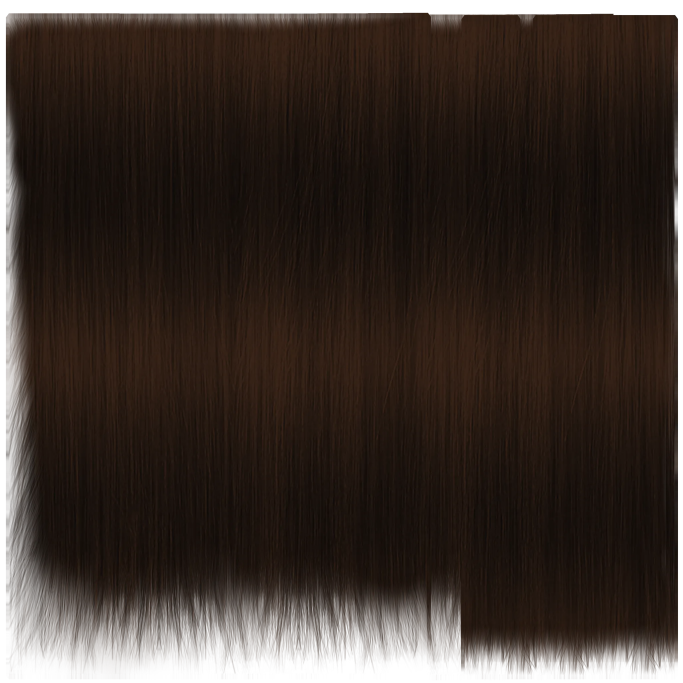
#> input picture frontend/lab/hair/tex/AuburnHair.webp, 2048 x 2048 px (shown at 1/3 size); its folder holds only this picture in this run
$ python fix_hair_contrast.py
#> lines starting #> are read from the running program, lines starting #| are printed output that depends on the picture; after the words box and inside, x2 and y2 are one past the last pixel; in counts of white or black regions, pixels touching at a corner belong together
#!/usr/bin/env python3
"""
헤어 텍스처 교정 — 밝기는 낮추고 **상대 대비는 따로 올린다**.

문제
  GoldenBlondHair 는 평균 휘도 155 에 std 4.9 → 상대 대비 3.2%.
  밝은 바탕에서 ±5 는 눈이 못 읽어서 수영모처럼 보인다.
  같은 정도의 ±6.5 라도 어두운 흑발(평균 23)에서는 28% 가 되어 또렷한 가닥이 된다.

  ⚠ 밝기만 낮추면 rel = std/mean 은 안 변한다(스케일 불변).
    선형 공간의 곱셈도 마찬가지다. 그래서 평균과 대비를 **분리해서** 지정한다.

전제 — 다섯 텍스처는 하나의 아틀라스다
  GoldenBlond / Ginger / StrawberryBlond / Auburn 은 알파 채널이 **비트 단위로 동일**하고
  BlackHair 도 2048 로 줄이면 알파 corr 0.9998 이다. 전부 같은 원본의 리컬러다.
  → 리컬러마다 남아있는 가닥 신호를 평균내 공용 구조장 S 를 만들고,
    거기에 목표 평균·대비·색조를 새로 입힌다. 리컬러가 뭉갠 정보를 서로 메운다.

  BlackHair 는 hf/std 가 0.195 로 혼자 낮다(나머지 전부 0.34~0.36, 기준 텍스처도 0.341).
  2048 원본을 3600 으로 업스케일하면서 고주파가 날아간 것이다.
  자기 자신을 증폭하면 가닥이 아니라 얼룩이 커진다 → 얘도 공용 구조장에서 다시 만든다.

  **알파는 원본 그대로 복사한다. 가닥 실루엣이 거기 있다.**

노년층
  f60·f70 을 새까맣게 만들면 나이가 지워진다. 균일한 회색으로 만들면 지금과 같은
  저대비 수영모가 된다. 그래서 **흰 가닥을 섞는다(salt-and-pepper)**.
  어느 가닥이 세는지는 S(가닥 패턴)가 정하고, 어디에 몰려서 세는지는 저주파 난수장이 정한다.
  흰 가닥은 대비를 **올린다** — 나이 표현과 가독성이 같은 방향이다.

  python3 tools/fix_hair_contrast.py                 # 생성 + 자체 측정
  python3 tools/fix_hair_contrast.py --preview       # 비교 스트립도 같이
"""
import argparse
import json
import os

import numpy as np
from PIL import Image
from scipy.ndimage import gaussian_filter, uniform_filter

HERE = os.path.dirname(os.path.abspath(__file__))
ROOT = os.path.dirname(HERE)
TEX = os.path.join(ROOT, 'frontend', 'lab', 'hair', 'tex')
OUT = os.path.join(ROOT, 'scratchpad', 'clinic_lab', 'avatars', 'hair_fixed')
LUMA = np.array([0.2126, 0.7152, 0.0722])

# 공용 구조장의 재료. 알파가 비트 단위로 동일한 리컬러들 = 같은 아틀라스.
FAMILY = ['AuburnHair', 'StrawberryBlondHair', 'GingerHair', 'GoldenBlondHair']
# 알파·해상도 기준. BlackHair(3600) 도 이 알파로 2048 에서 다시 만든다.
ALPHA_SRC = 'AuburnHair'

# 기준 텍스처 Hairblackseamless2png 의 채널비(R/G/B = 25.0/22.7/21.1, 휘도 23.05).
# 한국인 흑갈색 = 거의 중성에 살짝 따뜻한 쪽.
KOREAN_TINT = np.array([1.085, 0.985, 0.915])
GREY_TINT = np.array([1.015, 1.000, 0.985])

# mean/rel 은 **흰 가닥을 섞기 전 어두운 바탕**의 목표.
# 기준(좋은 예) Hairblackseamless2png = 평균 23.0 / rel 28.4% / hf_rel 9.5%.
TARGETS = {
    # 게임이 고령 헤어를 x0.729(f60)·x0.619(f70) 로 **어둡게** 곱한다(회색이 아니라 곱셈이다).
    # 그 손실을 흰 가닥 비율로 미리 갚아둔다 — 블렌드를 줄이면 이 값도 같이 낮춰야 한다.
    'GoldenBlondHair':     dict(avatars=['mh_f60', 'mh_f60_ob'], mean=24.0, rel=0.30, grey=0.22, grey_lum=190.0),
    'GingerHair':          dict(avatars=['mh_f70', 'mh_oldf'],   mean=24.0, rel=0.30, grey=0.34, grey_lum=200.0),
    'StrawberryBlondHair': dict(avatars=['mh_f50'],              mean=24.0, rel=0.29, grey=0.05, grey_lum=170.0),
    'AuburnHair':          dict(avatars=['mh_girl'],             mean=23.0, rel=0.29, grey=0.0,  grey_lum=0.0),
    'BlackHair':           dict(avatars=['mh_f20', 'mh_f40'],    mean=23.0, rel=0.29, grey=0.0,  grey_lum=0.0),
}

# 흰 가닥 내부에도 결은 남긴다. 완전히 평평하면 그것대로 수영모가 된다.
GREY_REL = 0.12


def load(name):
#> called with name = 'AuburnHair'
    return np.asarray(Image.open(os.path.join(TEX, name + '.webp')).convert('RGBA')).astype(np.float64)


def luma(rgb):
    return rgb @ LUMA


# [6 lines left out: function rel_stats, not called in this run]


def structure_field(mask):
    """리컬러들의 휘도 구조를 표준화해서 평균 → 리컬러별 압축 잡음은 상쇄되고
    공통 가닥 신호만 남는다. 마스크 안에서 평균 0 / std 1 로 정규화."""
    acc = None
    for n in FAMILY:
        L = luma(load(n)[:, :, :3])
        z = (L - L[mask].mean()) / max(L[mask].std(), 1e-6)
        acc = z if acc is None else acc + z
    S = acc / len(FAMILY)
    # 원본 GoldenBlond 는 마스크 안 휘도 레벨이 49단계뿐이다. 대비를 5.7배로 늘리면
    # webp 압축의 **가로 줄무늬**까지 같이 5.7배가 되어 정수리에 코듀로이 무늬가 뜬다.
    # 가닥은 X 로 변하고 압축 줄무늬는 Y 로 변한다 → **세로로만** 흐리면 줄무늬만 지워진다.
    S = gaussian_filter(S, (BAND_BLUR, 0.0))
    return (S - S[mask].mean()) / max(S[mask].std(), 1e-6)


# 이 아틀라스는 가닥이 **세로**다 — |dS/dx| / |dS/dy| = 4.5 이고 네 사분면 모두 같다.
# 그래서 흰 가닥은 세로로 길고 가로로 얇은 이방성 난수장으로 고른다.
# 등방성 난수로 고르면 머리카락이 아니라 얼룩이 진다(첫 시도가 그랬다 — 페인트 튄 것처럼 보였다).
# sigma_y 를 너무 키우면(140 이상) 흰 올이 위아래로 끊기지 않아서 가발 핀스트라이프가 된다.
# 60 정도면 올이 길이를 따라 나타났다 사라져서 실제 머리카락처럼 보인다.
# sigma_x 는 1.1 이면 올이 1텍셀이라 축소될 때 밉맵에서 뭉개지고 얼룩진다 → 2.0 으로 넓힌다.
SIGMA_Y, SIGMA_X = 60.0, 2.0
# 압축 가로줄 제거용 세로 블러. 가닥(X 변화)은 남기고 줄무늬(Y 변화)만 지운다.
BAND_BLUR = 2.0


# [58 lines left out: functions _strand_noise, grey_weight, grey_intensity, solve_gain, build, not called in this run]


def main():
    ap = argparse.ArgumentParser()
    ap.add_argument('--out', default=OUT)
    ap.add_argument('--preview', action='store_true')
    a = ap.parse_args()
    os.makedirs(a.out, exist_ok=True)

    base = load(ALPHA_SRC)
    alpha = base[:, :, 3]
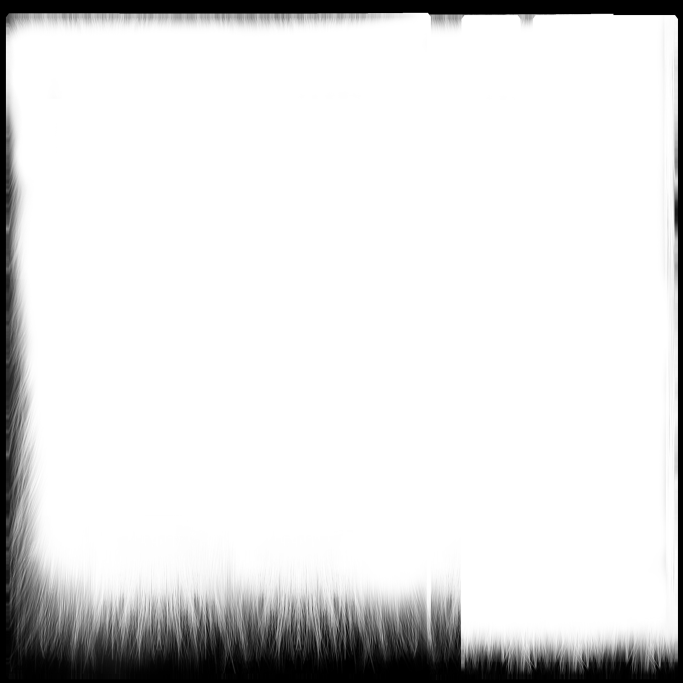
#> alpha: shape (2048, 2048) float64 (shown at 1/3 size); min 0, max 255, mean 223.2
    mask = alpha > 200
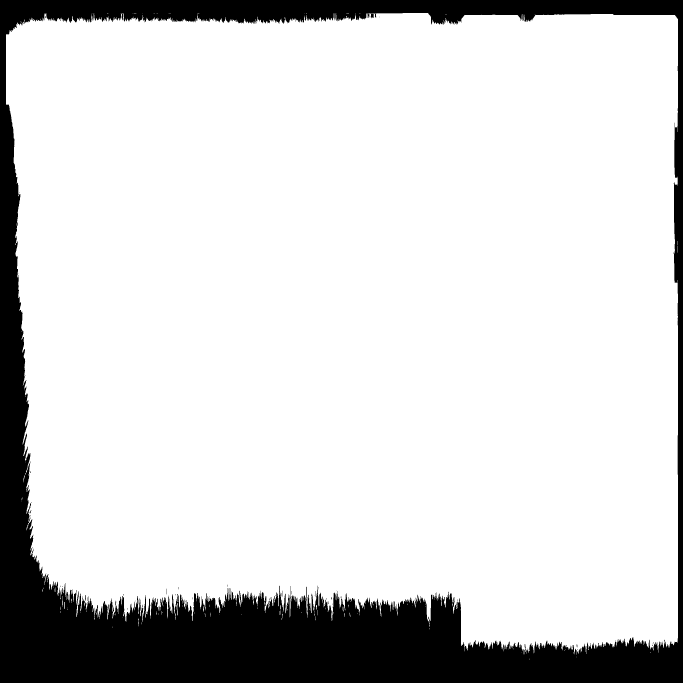
#> mask: shape (2048, 2048) bool (shown at 1/3 size); 84.1% white; 57 black regions (47 under 20 px), largest, box (x1, y1, x2, y2) and area: (0, 0, 2048, 2048) 665120, (1111, 41, 1121, 55) 99, (365, 42, 369, 61) 60
    S = structure_field(mask)
#> in luma, `return rgb @ LUMA`:
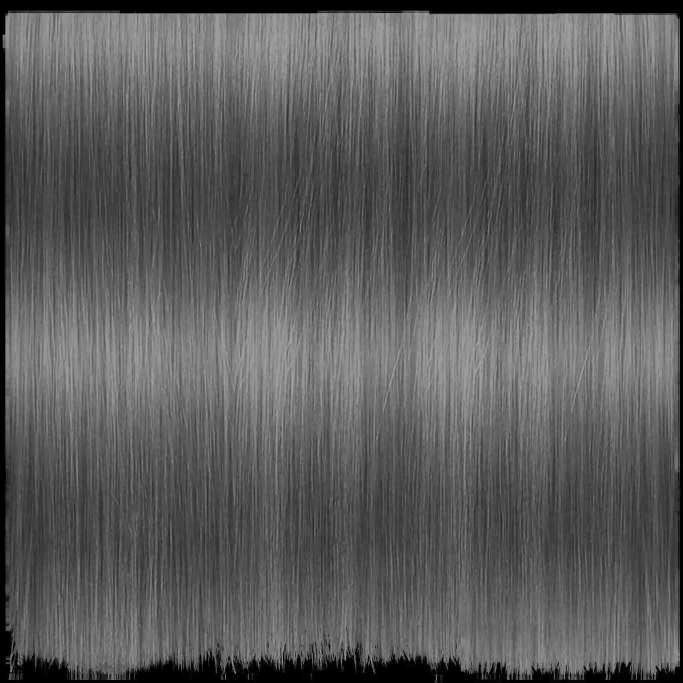
#> returned value: shape (2048, 2048) float64 (shown at 1/3 size); min 0, max 64.68, mean 23.5; drawn with min black and max white

    ref = rel_stats(luma(load('Hairblackseamless2png')[:, :, :3]),
                    np.asarray(Image.open(os.path.join(TEX, 'Hairblackseamless2png.webp')).convert('RGBA'))[:, :, 3] > 200)
    print(f"기준(좋은 예) Hairblackseamless2png   평균{ref['mean']:6.1f}  rel{ref['rel']*100:6.2f}%  hf_rel{ref['hf_rel']*100:6.2f}%")
    print()
    print('텍스처                    쓰는 아바타          평균 전→후      rel 전→후          hf_rel 전→후      흰가닥')
    print('-' * 108)

    rows = []
    for name, spec in TARGETS.items():
        src = load(name)
        before = rel_stats(luma(src[:, :, :3]), (src[:, :, 3] > 200))
        img, g, gf = build(name, S, mask, alpha, spec)
        Image.fromarray(img).save(os.path.join(a.out, name + '.png'))
        after = rel_stats(luma(img[:, :, :3].astype(np.float64)), mask)
        print(f"{name:<24}  {','.join(spec['avatars']):<18} {before['mean']:6.1f}→{after['mean']:6.1f}  "
              f"{before['rel']*100:5.1f}%→{after['rel']*100:5.1f}%  "
              f"{before['hf_rel']*100:5.2f}%→{after['hf_rel']*100:5.2f}%  {gf*100:5.1f}%")
        rows.append(dict(tex=name, avatars=spec['avatars'], gain=round(g, 4), grey_frac=round(gf, 4),
                         size=list(img.shape[:2]), src_size=list(src.shape[:2]),
                         before={k: round(v, 4) for k, v in before.items()},
                         after={k: round(v, 4) for k, v in after.items()}))

    json.dump(dict(reference={k: round(v, 4) for k, v in ref.items()}, textures=rows),
              open(os.path.join(a.out, 'fix_report.json'), 'w'), ensure_ascii=False, indent=1)

    if a.preview:
        # 위=원본, 가운데=교정(1:1), 아래=교정을 1/4 로 줄인 것.
        # 문진 화면에서 헤어는 텍스처 1:1 로 안 보인다 — 줄여봐야 진짜 인상을 안다.
        x, y, n = 256, 256, 512
        def small(t):
            return np.asarray(Image.fromarray(t).resize((n // 4, n // 4), Image.LANCZOS).resize((n, n), Image.NEAREST))
        strips = []
        for name in list(TARGETS) + ['Hairblackseamless2png']:
            src = Image.open(os.path.join(TEX, name + '.webp')).convert('RGB')
            b = np.asarray(src if src.size[0] == 2048 else src.resize((2048, 2048)))[y:y + n, x:x + n]
            fp = os.path.join(a.out, name + '.png')
            f = np.asarray(Image.open(fp).convert('RGB'))[y:y + n, x:x + n] if os.path.exists(fp) else b
            strips.append(np.concatenate([b, f, small(f)], axis=0))
        p = os.path.join(a.out, '_preview.png')
        Image.fromarray(np.concatenate(strips, axis=1)).save(p)
        print(f'\n비교(위=원본 / 가운데=교정 / 아래=교정 1/4축소, 맨오른쪽 칸=기준 텍스처): {p}')

    print(f'\n→ {a.out}')


if __name__ == '__main__':
#> (the run stopped early here; a loop or call above may not have finished)
